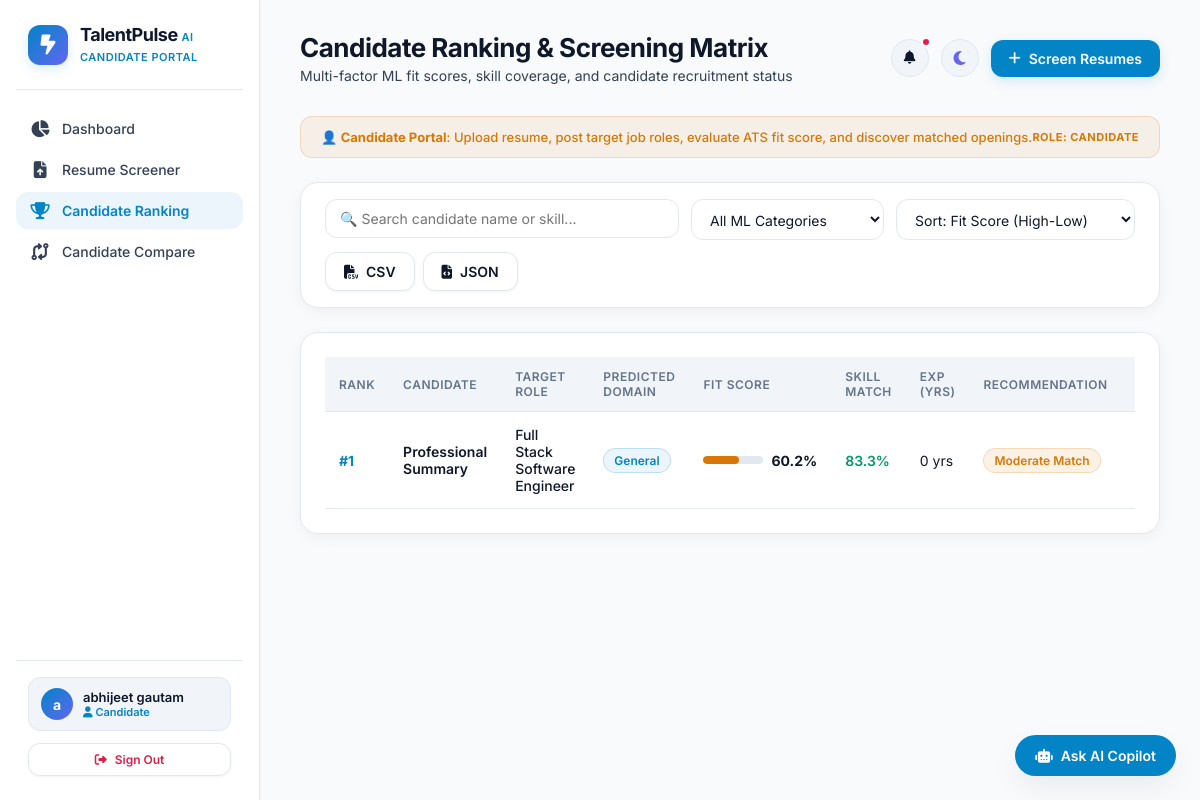
/leaderboard (signed in), run on the app's committed database.
### database.py (models this page shows, shortened)
class Candidate(db.Model):
    __tablename__ = 'candidates'
    id = db.Column(db.Integer, primary_key=True)
    full_name = db.Column(db.String(150), nullable=False)
    email = db.Column(db.String(150), default='')
    phone = db.Column(db.String(50), default='')
    linkedin = db.Column(db.String(255), default='')
    github = db.Column(db.String(255), default='')
    experience_years = db.Column(db.Float, default=0.0)
    education_level = db.Column(db.String(100), default='Bachelor\'s')
    parsed_skills = db.Column(db.Text, default='')
    raw_text = db.Column(db.Text, default='')
    file_path = db.Column(db.String(300), default='')
    file_name = db.Column(db.String(150), default='')
    predicted_category = db.Column(db.String(100), default='General')
    created_at = db.Column(db.DateTime, default=datetime.utcnow)
    results = db.relationship('ScreeningResult', backref='candidate', lazy=True, cascade='all, delete-orphan')

class JobPosting(db.Model):
    __tablename__ = 'job_postings'
    id = db.Column(db.Integer, primary_key=True)
    title = db.Column(db.String(150), nullable=False)
    department = db.Column(db.String(100), default='Engineering')
    required_skills = db.Column(db.Text, nullable=False)
    preferred_skills = db.Column(db.Text, default='')
    min_experience_years = db.Column(db.Float, default=0.0)
    required_education = db.Column(db.String(100), default='Bachelor\'s')
    description = db.Column(db.Text, nullable=False)
    created_at = db.Column(db.DateTime, default=datetime.utcnow)
    results = db.relationship('ScreeningResult', backref='job', lazy=True, cascade='all, delete-orphan')

class ScreeningResult(db.Model):
    __tablename__ = 'screening_results'
    id = db.Column(db.Integer, primary_key=True)
    candidate_id = db.Column(db.Integer, db.ForeignKey('candidates.id'), nullable=False)
    job_id = db.Column(db.Integer, db.ForeignKey('job_postings.id'), nullable=False)
    overall_score = db.Column(db.Float, nullable=False)
    similarity_score = db.Column(db.Float, nullable=False)
    skill_score = db.Column(db.Float, nullable=False)
    experience_score = db.Column(db.Float, nullable=False)
    education_score = db.Column(db.Float, nullable=False)
    matched_skills = db.Column(db.Text, default='[]')
    missing_skills = db.Column(db.Text, default='[]')
    status = db.Column(db.String(50), default='New')
    ai_recommendation = db.Column(db.String(100), default='Moderate Match')
    ai_feedback = db.Column(db.Text, default='')
    timestamp = db.Column(db.DateTime, default=datetime.utcnow)
    def to_dict(self):
        return {
            'id': self.id,
            'candidate_id': self.candidate_id,
            'job_id': self.job_id,
            'candidate_name': self.candidate.full_name if self.candidate else 'Unknown',
            'job_title': self.job.title if self.job else 'Unknown',
            'overall_score': round(self.overall_score, 1),
            'similarity_score': round(self.similarity_score, 1),
            'skill_score': round(self.skill_score, 1),
            'experience_score': round(self.experience_score, 1),
            'education_score': round(self.education_score, 1),
            'matched_skills': json.loads(self.matched_skills) if self.matched_skills else [],
            'missing_skills': json.loads(self.missing_skills) if self.missing_skills else [],
            'status': self.status,
            'ai_recommendation': self.ai_recommendation,
            'ai_feedback': self.ai_feedback,
            'timestamp': self.timestamp.strftime('%Y-%m-%d %H:%M')
        }

### app.py (the view)
@app.route('/leaderboard')
@login_required
def leaderboard():
    results = ScreeningResult.query.order_by(ScreeningResult.overall_score.desc()).all()
    return render_template('leaderboard.html', active_page='leaderboard', results=[r.to_dict() for r in results])

### app.py (called while the page is built)
def login_required(f):
    @wraps(f)
    def decorated_function(*args, **kwargs):
        if 'user_id' not in session:
            return redirect(url_for('login', next=request.url))
        return f(*args, **kwargs)
    return decorated_function

### templates/leaderboard.html (shortened to what this page needs)
{% extends "base.html" %}
{% block page_title %}Candidate Ranking & Screening Matrix{% endblock %}
{% block page_subtitle %}Multi-factor ML fit scores, skill coverage, and candidate recruitment status{% endblock %}
{% block content %}
<div class="glass-card" style="margin-bottom: 24px; padding: 16px 24px;">
    <div class="filter-bar" style="margin-bottom: 0;">
        <div style="flex: 1; min-width: 200px;">
            <input type="text" id="tableSearchInput" class="form-control" placeholder="🔍 Search candidate name or skill...">
        </div>
        <div>
            <select id="categoryFilterSelect" class="form-control">
                <option value="ALL">All ML Categories</option>
            </select>
        </div>
        <div>
            <select id="sortSelect" class="form-control">
                <option value="score_desc">Sort: Fit Score (High-Low)</option>
            </select>
        </div>
        <div style="display: flex; gap: 8px;">
            <a href="{{ url_for('export_results', format='csv') }}" class="btn btn-secondary" title="Export to CSV">
                <i class="fa-solid fa-file-csv"></i> CSV
            </a>
            <a href="{{ url_for('export_results', format='json') }}" class="btn btn-secondary" title="Export to JSON">
                <i class="fa-solid fa-file-code"></i> JSON
            </a>
        </div>
    </div>
</div>
<div class="glass-card">
    <div class="table-responsive">
        <table class="custom-table" id="leaderboardTable">
            <thead>
                <tr>
                    <th>Rank</th>
                    <th>Candidate</th>
                    <th>Target Role</th>
                    <th>Predicted Domain</th>
                    <th>Fit Score</th>
                    <th>Skill Match</th>
                    <th>Exp (Yrs)</th>
                    <th>Recommendation</th>
                    <th>Status</th>
                </tr>
            </thead>
            <tbody id="leaderboardTableBody">
                {% for res in results %}
                <tr class="candidate-row"
                    data-id="{{ res.id }}"
                    data-name="{{ res.candidate_name }}"
                    data-skills="{{ res.matched_skills | join(',') }}"
                    data-missing="{{ res.missing_skills | join(',') }}"
                    data-category="{{ res.candidate.predicted_category if res.candidate else 'General' }}"
                    data-status="{{ res.status }}"
                    data-score="{{ res.overall_score }}"
                    data-sim="{{ res.similarity_score }}"
                    data-skillscore="{{ res.skill_score }}"
                    data-expscore="{{ res.experience_score }}"
                    data-eduscore="{{ res.education_score }}"
                    data-exp="{{ res.candidate.experience_years if res.candidate else 0 }}"
                    data-filename="{{ res.candidate.file_name if res.candidate else '' }}"
                    data-email="{{ res.candidate.email if res.candidate else '' }}"
                    data-notes="{{ res.ai_feedback }}">
                    <td style="font-weight: 700; color: var(--primary);">#{{ loop.index }}</td>
                    <td>
                        <div style="font-weight: 600; color: #0F172A;">{{ res.candidate_name }}</div>
                    </td>
                    <td>
                        <div style="font-weight: 500; color: #0F172A;">{{ res.job_title }}</div>
                    </td>
                    <td>
                        <span class="badge badge-tech">{{ res.candidate.predicted_category if res.candidate else 'General' }}</span>
                    </td>
                    <td>
                        <div style="display: flex; align-items: center; gap: 8px;">
                            <div class="progress-bar-bg" style="width: 60px;">
                                <div class="progress-bar-fill {% if res.overall_score >= 75 %}fill-emerald{% elif res.overall_score >= 55 %}fill-amber{% else %}fill-rose{% endif %}" style="width: {{ res.overall_score }}%;"></div>
                            </div>
                            <span style="font-weight: 700; font-size: 14px; color: #0F172A;">{{ res.overall_score }}%</span>
                        </div>
                    </td>
                    <td>
                        <span style="font-weight: 600; color: var(--emerald);">{{ res.skill_score }}%</span>
                    </td>
                    <td>
                        <span style="color: #0F172A;">{{ res.candidate.experience_years if res.candidate else 0 }} yrs</span>
                    </td>
                    <td>
                        <span class="badge {% if res.ai_recommendation == 'Strong Match' %}badge-strong{% elif res.ai_recommendation == 'Moderate Match' %}badge-moderate{% else %}badge-low{% endif %}">
                            {{ res.ai_recommendation }}
                        </span>
                    </td>
                    <td>
                    </td>
                </tr>
                {% else %}
                <tr>
                    <td colspan="10" style="text-align: center; color: var(--text-muted); padding: 32px;">
                        No candidates screened yet. Go to <a href="{{ url_for('screen') }}" style="color: var(--primary);">Resume Screener</a> to get started.
                    </td>
                </tr>
                {% endfor %}
            </tbody>
        </table>
    </div>
</div>
{% endblock %}

### static/css/style.css (style rules this page uses)
:root { --bg-dark: #F8FAFC; --bg-card: #FFFFFF; --bg-card-hover: #F1F5F9; --bg-glass: rgba(255, 255, 255, 0.7); --border-glass: #E2E8F0; --border-glass-glow: rgba(2, 132, 199, 0.2); --text-primary: #0F172A; --text-secondary: #334155; --text-muted: #64748B; --primary: #0284C7; --primary-hover: #0369A1; --primary-glow: rgba(2, 132, 199, 0.15); --accent: #6366F1; --accent-glow: rgba(99, 102, 241, 0.15); --emerald: #059669; --emerald-glow: rgba(5, 150, 105, 0.15); --amber: #D97706; --rose: #E11D48; --radius-sm: 8px; --radius-md: 12px; --radius-lg: 18px; --transition: all 0.25s cubic-bezier(0.4, 0, 0.2, 1); --shadow-sm: 0 1px 3px rgba(0, 0, 0, 0.05); --shadow-md: 0 4px 16px -2px rgba(15, 23, 42, 0.06); --shadow-lg: 0 12px 32px -4px rgba(15, 23, 42, 0.08); }
* { margin: 0; padding: 0; box-sizing: border-box; font-family: 'Inter', system-ui, -apple-system, BlinkMacSystemFont, 'Segoe UI', Roboto, sans-serif; }
body { background-color: var(--bg-dark); color: var(--text-primary); min-height: 100vh; display: flex; flex-direction: column; overflow-x: hidden; transition: background-color 0.3s ease, color 0.3s ease; }
.glass-card { background: var(--bg-card); border: 1px solid var(--border-glass); border-radius: var(--radius-lg); padding: 24px; transition: var(--transition); box-shadow: var(--shadow-md); }
.btn { display: inline-flex; align-items: center; justify-content: center; gap: 8px; padding: 10px 18px; border-radius: var(--radius-md); font-size: 14px; font-weight: 600; cursor: pointer; border: none; transition: var(--transition); text-decoration: none; }
.btn-secondary { background: var(--bg-card); border: 1px solid var(--border-glass); color: var(--text-primary); box-shadow: var(--shadow-sm); }
.form-control { width: 100%; background: var(--bg-card); border: 1px solid var(--border-glass); border-radius: var(--radius-md); padding: 10px 14px; color: var(--text-primary); font-size: 14px; transition: var(--transition); outline: none; }
.table-responsive { overflow-x: auto; -webkit-overflow-scrolling: touch; }
.custom-table { width: 100%; border-collapse: collapse; text-align: left; }
.custom-table th { padding: 12px 14px; font-size: 12px; font-weight: 600; text-transform: uppercase; letter-spacing: 0.5px; color: var(--text-muted); border-bottom: 1px solid var(--border-glass); background: var(--bg-card-hover); }
.custom-table td { padding: 14px; font-size: 14px; border-bottom: 1px solid var(--border-glass); color: var(--text-primary); vertical-align: middle; }
.custom-table tbody tr { transition: var(--transition); cursor: pointer; }
.badge { display: inline-flex; align-items: center; gap: 6px; padding: 4px 10px; border-radius: 20px; font-size: 12px; font-weight: 600; }
.badge-moderate { background: rgba(217, 119, 6, 0.1); color: var(--amber); border: 1px solid rgba(217, 119, 6, 0.2); }
.badge-tech { background: rgba(2, 132, 199, 0.08); color: var(--primary); border: 1px solid rgba(2, 132, 199, 0.2); }
.progress-bar-bg { width: 100%; height: 8px; background: var(--border-glass); border-radius: 4px; overflow: hidden; }
.progress-bar-fill { height: 100%; border-radius: 4px; transition: width 0.6s ease-in-out; }
.fill-amber { background: var(--amber); }
.filter-bar { display: flex; gap: 12px; margin-bottom: 20px; flex-wrap: wrap; }

### data on the page
Candidate: candidate_name "Professional Summary"
JobPosting: job_title "Full Stack Software Engineer"
ScreeningResult: ai_recommendation "Moderate Match"

### other printed values
{{ session.get('user_name', 'U')[0] }} "a"
{{ session.get('user_name', 'User') }} "abhijeet gautam"
{{ session.get('user_role', 'Recruiter') }} "CANDIDATE"
{{ res.candidate.predicted_category if res.candidate else 'General' }} "General"
{{ res.overall_score }} "60.2"
{{ res.skill_score }} "83.3"
{{ res.candidate.experience_years if res.candidate else 0 }} "0"
